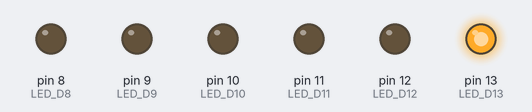
This sketch was run on a simulated Arduino Uno, built with avr-gcc and run on an emulated ATmega328P. On the bench: output pins drawn as LEDs (lit = HIGH).

Above: at 0.1 s.
At 0.5 s:
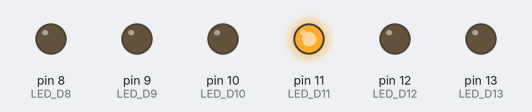
At 0.9 s:
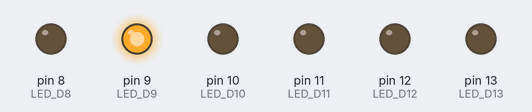
At 1.1 s:
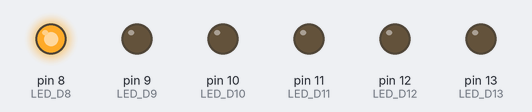
At 1.9 s:
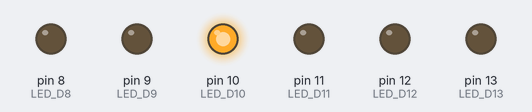
At 2.7 s:
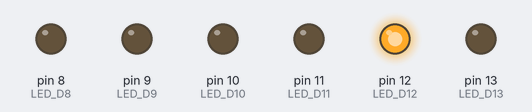
Timing chart, 0 to 3.0 s (numbered marks = the images above):
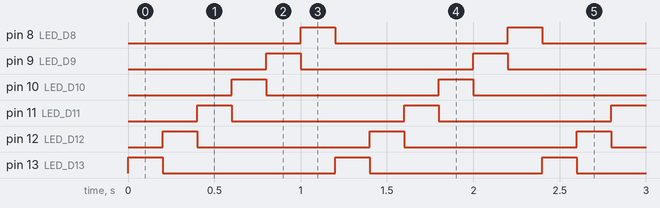

The sketch:

mic1_week1.ino
```cpp
/*
 * mic1_week1.ino
 * LED-біжучий вогник (LED chaser) на шести світлодіодах D8..D13.
 *
 * Name:           <Ваше ім'я>
 * Student number: <Ваш номер студента>
 * Date:           <дата>
 *
 * Порядок роботи:
 *   D13 -> D12 -> D11 -> D10 -> D9 -> D8 -> знову D13 ...
 *   Кожен світлодіод світиться 200 мс, потім гасне і вмикається наступний.
 */

// Номери пінів, до яких підключені світлодіоди
const int LED_D8  = 8;
const int LED_D9  = 9;
const int LED_D10 = 10;
const int LED_D11 = 11;
const int LED_D12 = 12;
const int LED_D13 = 13;

// Затримка між світлодіодами, мс
const unsigned long DELAY_MS = 200;

void setup() {
  // Усі шість пінів налаштовуємо як виходи
  pinMode(LED_D8,  OUTPUT);
  pinMode(LED_D9,  OUTPUT);
  pinMode(LED_D10, OUTPUT);
  pinMode(LED_D11, OUTPUT);
  pinMode(LED_D12, OUTPUT);
  pinMode(LED_D13, OUTPUT);

  // Початковий стан: усі світлодіоди вимкнені
  digitalWrite(LED_D8,  LOW);
  digitalWrite(LED_D9,  LOW);
  digitalWrite(LED_D10, LOW);
  digitalWrite(LED_D11, LOW);
  digitalWrite(LED_D12, LOW);
  digitalWrite(LED_D13, LOW);
}

void loop() {
  // D13
  digitalWrite(LED_D13, HIGH);
  delay(DELAY_MS);
  digitalWrite(LED_D13, LOW);

  // D12
  digitalWrite(LED_D12, HIGH);
  delay(DELAY_MS);
  digitalWrite(LED_D12, LOW);

  // D11
  digitalWrite(LED_D11, HIGH);
  delay(DELAY_MS);
  digitalWrite(LED_D11, LOW);

  // D10
  digitalWrite(LED_D10, HIGH);
  delay(DELAY_MS);
  digitalWrite(LED_D10, LOW);

  // D9
  digitalWrite(LED_D9, HIGH);
  delay(DELAY_MS);
  digitalWrite(LED_D9, LOW);

  // D8 — після його вимкнення loop() закінчується
  // і Arduino автоматично викликає loop() знову, тобто починаємо з D13
  digitalWrite(LED_D8, HIGH);
  delay(DELAY_MS);
  digitalWrite(LED_D8, LOW);
}
```

Measured:
- by itself, pin 8 (LED_D8), pin 9 (LED_D9), pin 10 (LED_D10), pin 11 (LED_D11), pin 12 (LED_D12), pin 13 (LED_D13): alternates HIGH for 0.20 s and LOW for 1.0 s
- by itself, everything shown: repeats every 1.2 s, in 6 steps
